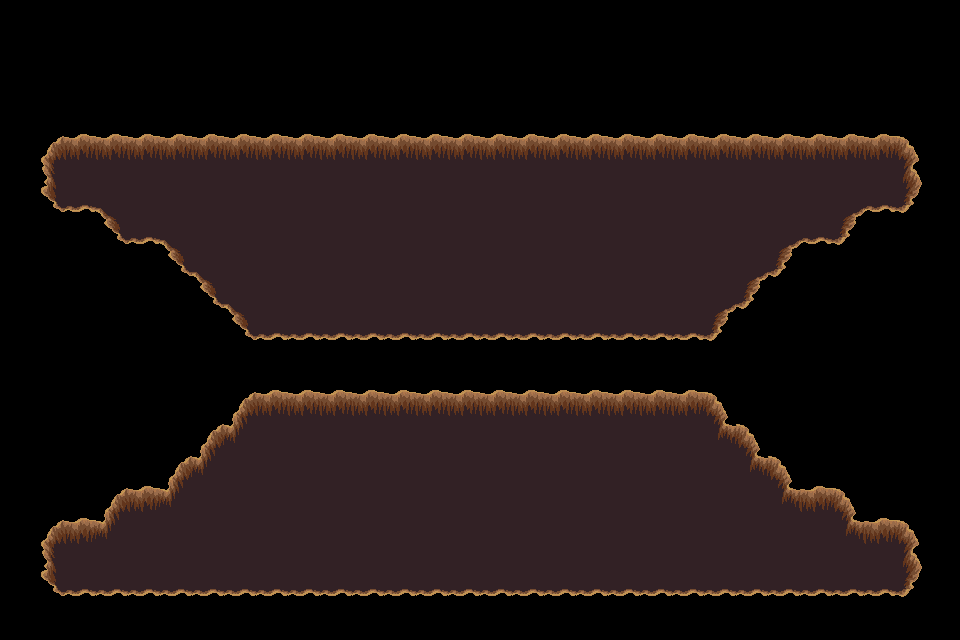

The image is a tile-based game level rendered from a .tmx file. Its description and complete source (layers, tilesets, objects, tile grids) follow:
An orthogonal 30x20 tile map with 32x32 px tiles, 1 tile layer (trou).

<map version="1.5" tiledversion="1.7.2" orientation="orthogonal" renderorder="right-down" width="30" height="20" tilewidth="32" tileheight="32" infinite="0" nextlayerid="9" nextobjectid="1">
 <tileset firstgid="1" source="../../../dungeon_green.tsx" />
 <layer id="8" name="trou" width="30" height="20">
  <data encoding="csv">
0,0,0,0,0,0,0,0,0,0,0,0,0,0,0,0,0,0,0,0,0,0,0,0,0,0,0,0,0,0,
0,0,0,0,0,0,0,0,0,0,0,0,0,0,0,0,0,0,0,0,0,0,0,0,0,0,0,0,0,0,
0,0,0,0,0,0,0,0,0,0,0,0,0,0,0,0,0,0,0,0,0,0,0,0,0,0,0,0,0,0,
0,0,0,0,0,0,0,0,0,0,0,0,0,0,0,0,0,0,0,0,0,0,0,0,0,0,0,0,0,0,
0,432,433,433,433,433,433,433,433,433,433,433,433,433,433,433,433,433,433,433,433,433,433,433,433,433,433,433,434,0,
0,455,456,456,456,456,456,456,456,456,456,456,456,456,456,456,456,456,456,456,456,456,456,456,456,456,456,456,457,0,
0,478,479,388,456,456,456,456,456,456,456,456,456,456,456,456,456,456,456,456,456,456,456,456,456,456,387,479,480,0,
0,0,0,478,479,388,456,456,456,456,456,456,456,456,456,456,456,456,456,456,456,456,456,456,387,479,480,0,0,0,
0,0,0,0,0,478,388,456,456,456,456,456,456,456,456,456,456,456,456,456,456,456,456,387,480,0,0,0,0,0,
0,0,0,0,0,0,478,388,456,456,456,456,456,456,456,456,456,456,456,456,456,456,387,480,0,0,0,0,0,0,
0,0,0,0,0,0,0,478,479,479,479,479,479,479,479,479,479,479,479,479,479,479,480,0,0,0,0,0,0,0,
0,0,0,0,0,0,0,0,0,0,0,0,0,0,0,0,0,0,0,0,0,0,0,0,0,0,0,0,0,0,
0,0,0,0,0,0,0,432,433,433,433,433,433,433,433,433,433,433,433,433,433,433,434,0,0,0,0,0,0,0,
0,0,0,0,0,0,432,411,456,456,456,456,456,456,456,456,456,456,456,456,456,456,410,434,0,0,0,0,0,0,
0,0,0,0,0,432,411,456,456,456,456,456,456,456,456,456,456,456,456,456,456,456,456,410,434,0,0,0,0,0,
0,0,0,432,433,411,456,456,456,456,456,456,456,456,456,456,456,456,456,456,456,456,456,456,410,433,434,0,0,0,
0,432,433,411,456,456,456,456,456,456,456,456,456,456,456,456,456,456,456,456,456,456,456,456,456,456,410,433,434,0,
0,455,456,456,456,456,456,456,456,456,456,456,456,456,456,456,456,456,456,456,456,456,456,456,456,456,456,456,457,0,
0,478,479,479,479,479,479,479,479,479,479,479,479,479,479,479,479,479,479,479,479,479,479,479,479,479,479,479,480,0,
0,0,0,0,0,0,0,0,0,0,0,0,0,0,0,0,0,0,0,0,0,0,0,0,0,0,0,0,0,0
</data>
 </layer>
</map>
